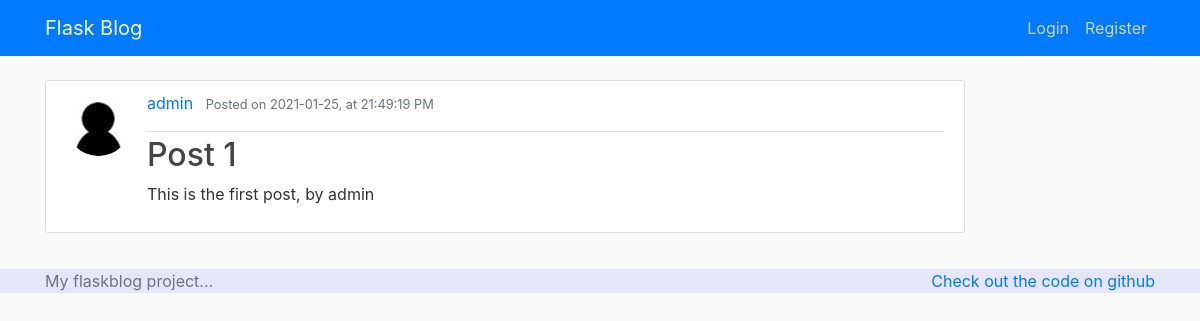
/post/1, run on the app's committed database.
### flaskblog/models.py (models this page shows, shortened)
class User(db.Model, UserMixin):
    id = db.Column(db.Integer, primary_key=True)
    username = db.Column(db.String(20), unique=True, nullable=False)
    email = db.Column(db.String(120), unique=True, nullable=False)
    image_file = db.Column(db.String(20), nullable=False, default='default.jpg')
    password = db.Column(db.String(60), nullable=False)
    posts = db.relationship('Post', backref='author', lazy=True)

class Post(db.Model):
    id = db.Column(db.Integer, primary_key=True)
    title = db.Column(db.String(100), nullable=False)
    date_posted = db.Column(db.DateTime, nullable=False, default=datetime.utcnow)
    content = db.Column(db.Text, nullable=False)
    user_id = db.Column(db.Integer, db.ForeignKey('user.id'), nullable=False)

### flaskblog/routes.py (the view)
@app.route("/post/<int:post_id>")
def post(post_id):
    post = Post.query.get_or_404(post_id)
    return render_template('post.html', title=post.title, post=post)

### flaskblog/templates/post.html (shortened to what this page needs)
{% extends "layout.html" %}
{% block content %}
        <article class="media content-section">
          <img class="rounded-circle article-img" src="{{ url_for('static', filename='pics/' + post.author.image_file) }}">
          <div class="media-body">
            <div class="article-metadata" style="height:41px">
              <a class="mr-2" href="#">{{ post.author.username }}</a>
              <small class="text-muted">Posted on {{ post.date_posted.strftime('%Y-%m-%d, at %H:%M:%S %p') }}</small>
            </div>
            <h2>{{ post.title }}</h2>
            <p class="article-content">{{ post.content }}</p>
          </div>
        </article>
{% endblock content %}

### flaskblog/static/main.css (style rules this page uses)
body { background: #fafafa; color: #333333; margin-top: 5rem; }
h1, h2, h3, h4, h5, h6 { color: #444444; }
.content-section { background: #ffffff; padding: 10px 20px; border: 1px solid #dddddd; border-radius: 3px; margin-bottom: 20px; }
.article-content { white-space: pre-line; }
.article-img { height: 65px; width: 65px; margin-right: 16px; }
.article-metadata { padding-bottom: 1px; margin-bottom: 4px; border-bottom: 1px solid #e3e3e3 }

### data on the page
User: image_file (placeholder picture), author.username "admin"
Post: date_posted "2021-01-25, at 21:49:19 PM", title "Post 1", content "This is the first post, by admin"
